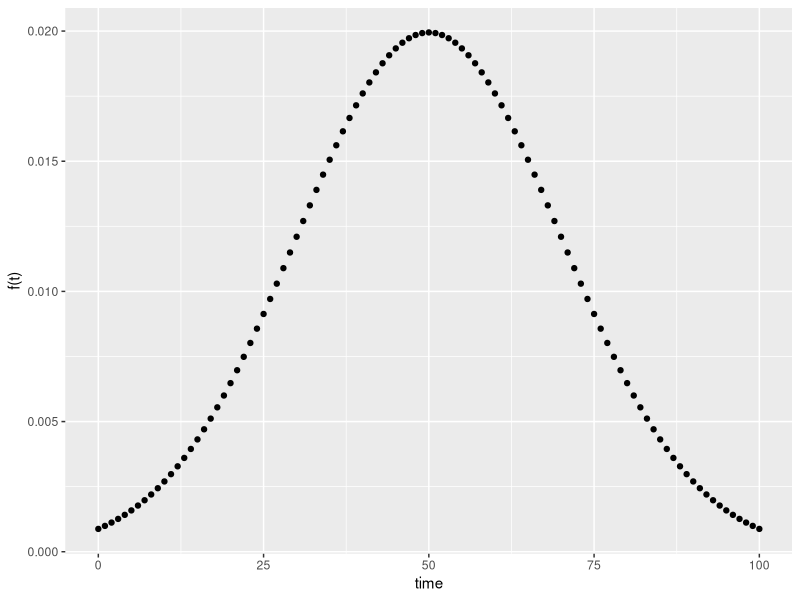
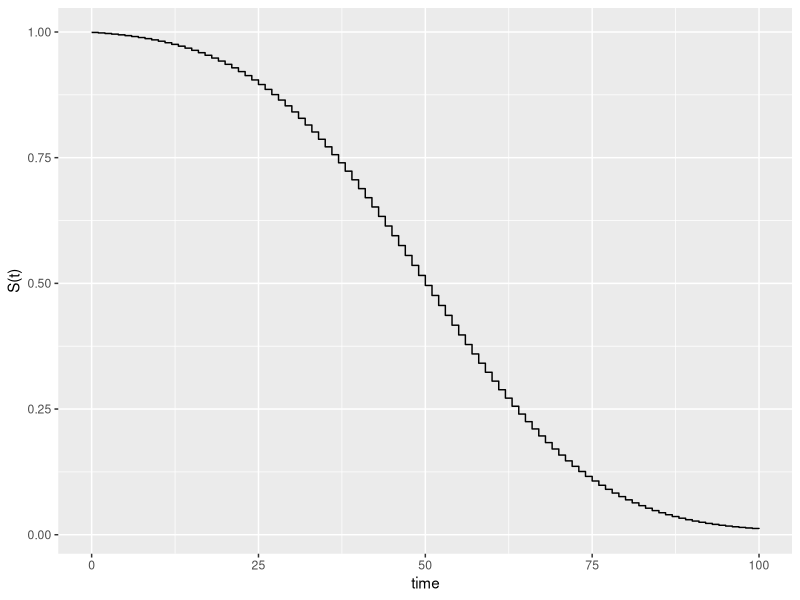
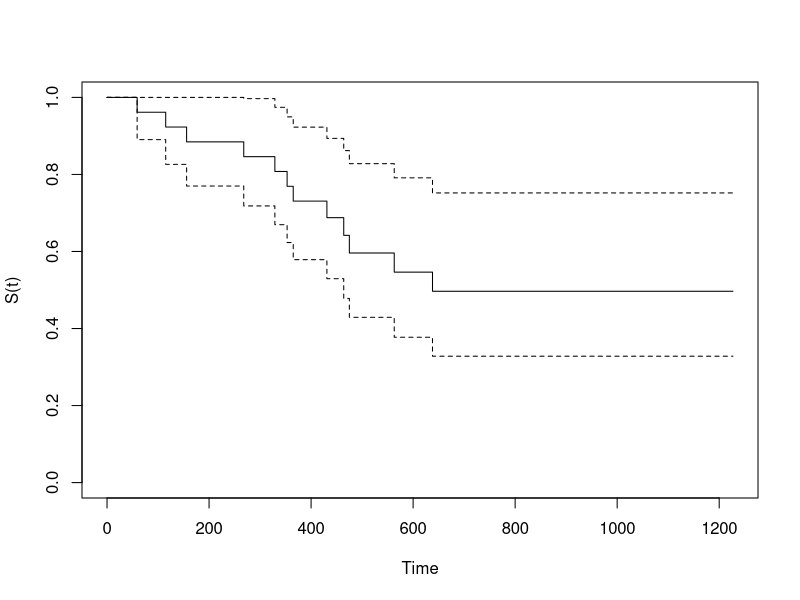
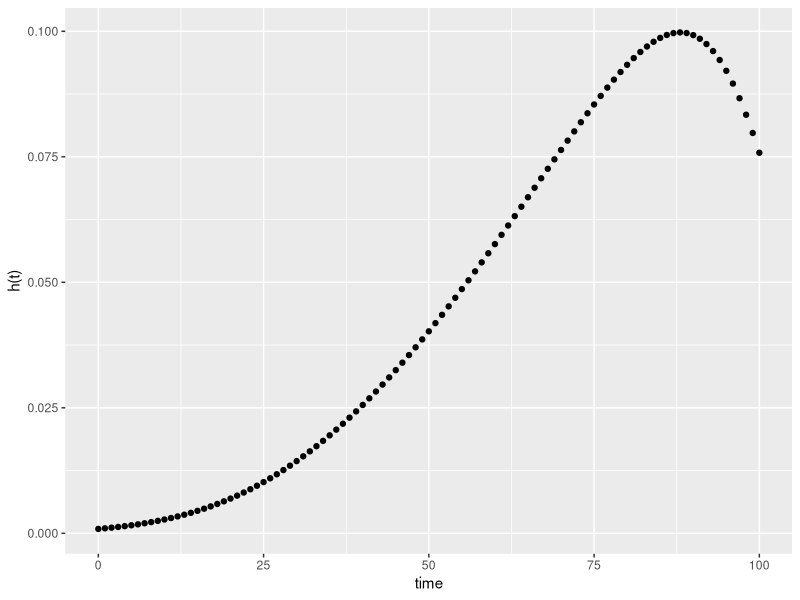
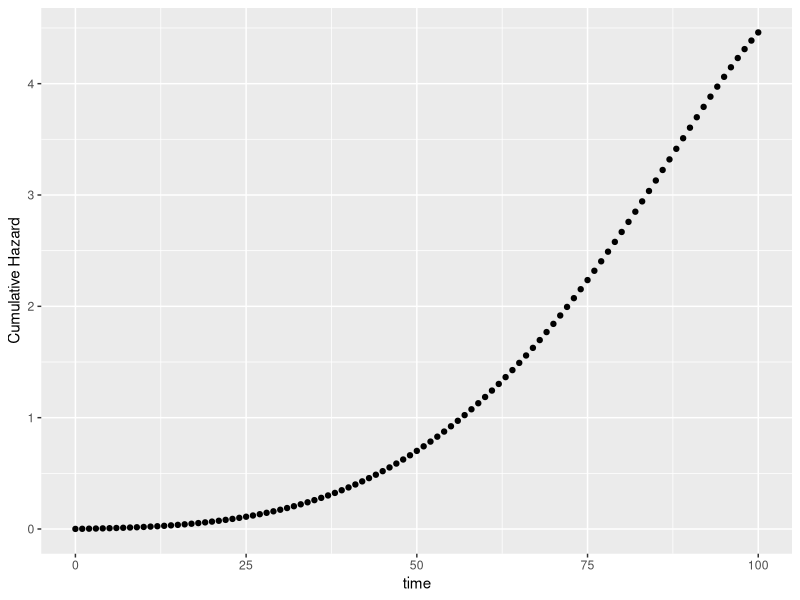

Reproduce these figures in R, in order.
## ---- chunk 1

library(tidyverse)

library(survival)
## ---- chunk 2

avenger <- c("")

## ---- chunk 3
df <- tibble(time = seq(0,100, 1),
             f_t = dnorm(time, mean = 50, sd = 20))


ggplot(df, aes(x = time, y = f_t)) + geom_point() + labs(y = "f(t)")
## ---- chunk 4
df <- df %>%
  mutate(F_t = cumsum(f_t),
         S_t = 1 - F_t)


ggplot(df, aes(x = time, y = S_t)) + geom_step() + labs(y = "S(t)")
## ---- chunk 5
ovarian %>% select(time = futime, dead = fustat)
## ---- chunk 6
plot(survfit(Surv(time = ovarian$futime, event = ovarian$fustat) ~ 1 , data = ovarian), ylab = "S(t)", xlab = "Time")
## ---- chunk 7
df <- df %>%
  mutate(h_t = f_t/S_t)

ggplot(df, aes(x = time, y = h_t)) + 
  geom_point() +
  labs(y = "h(t)")
## ---- chunk 8
df <- df %>% mutate(
         H_t= - log(S_t))

ggplot(df, aes(x = time, y = H_t)) + geom_point() +labs(y = "Cumulative Hazard")
## ---- chunk 9
df <- df %>% mutate(
        S_exp_neg_Ht = exp(-H_t),
         S_cumprod_1_minus_h_t = cumprod(1-h_t))

df
